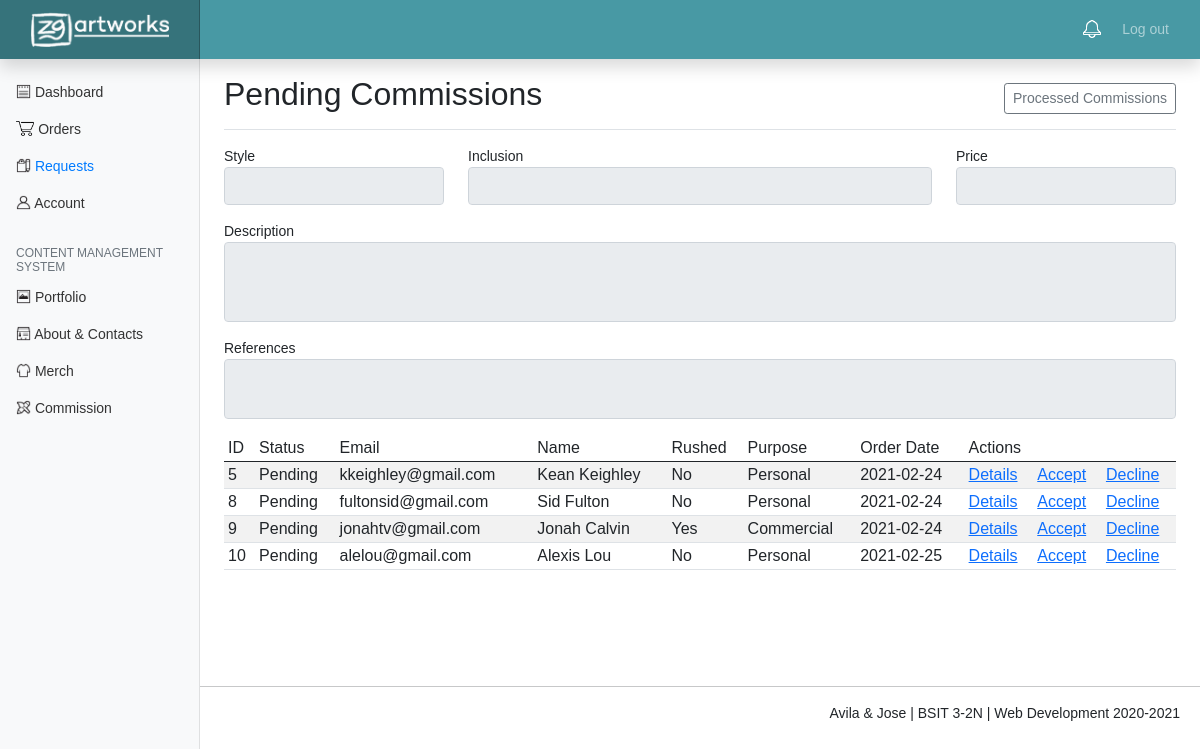
The page /orders_commission.php on the database its author committed.
### tables this page shows
CREATE TABLE `orders_commission` (
  `id` int(11) NOT NULL,
  `email` varchar(100) NOT NULL,
  `name` varchar(100) NOT NULL,
  `commission_id` int(11) NOT NULL,
  `description` text NOT NULL,
  `reference` text NOT NULL,
  `rushed` varchar(3) NOT NULL,
  `purpose` varchar(20) NOT NULL,
  `tos` varchar(3) NOT NULL,
  `order_date` date NOT NULL,
  `status` varchar(100) NOT NULL
);

### orders_commission.php (the view, shortened to what this page needs)
<?php
	include 'includes/db.inc.php';
	$results = mysqli_query($conn, "SELECT * FROM orders_commission WHERE status = 'Pending' ") or die( mysqli_error($conn));
	$style_name = "";
	$description = "";
	$inclusion = "";
	$references = "";
	$price = "";
?>
<html>
  <head>
	<link href="assets/bootstrap.min.css" rel="stylesheet">
    <link href="assets/dashboard.css" rel="stylesheet">
    <link href="assets/alert.css" rel="stylesheet">
  </head>
  <body>
	<?php include 'header.php'?>
	<div class="container-fluid">
	  <div class="row">
	    <nav id="sidebarMenu" class="col-md-3 col-lg-2 d-md-block bg-light sidebar collapse">
	      <div class="position-sticky pt-3">
	        <ul class="nav flex-column">
	          <li class="nav-item" style="margin-top:10px">
	            <a class="nav-link" aria-current="page" href="admin.php">
	              <img src="assets/icons/dashboard.png" height="15px" style="margin-bottom:4px">
	              Dashboard
	            </a>
	          </li>
	          <li class="nav-item">
	            <a class="nav-link" href="orders.php">
	              <img src="assets/icons/orders.png" height="15px" style="margin-bottom:4px">
	              Orders
	            </a>
	          </li>
	          <li class="nav-item">
	            <a class="nav-link active" href="orders_commission.php">
	              <img src="assets/icons/request.png" height="15px" style="margin-bottom:4px">
	              Requests
	            </a>
	          </li>
	          <li class="nav-item">
	            <a class="nav-link" href="account.php">
	              <img src="assets/icons/account.png" height="15px" style="margin-bottom:4px">
	              Account
	            </a>
	          </li>
	        </ul>
	        <h6 class="sidebar-heading d-flex justify-content-between align-items-center px-3 mt-4 mb-1 text-muted">
	          <span>Content Management System</span>
	        </h6>
	        <ul class="nav flex-column mb-2">
	          <li class="nav-item">
	            <a class="nav-link" href="portfolio.php">
	              <img src="assets/icons/portfolio.png" height="15px" style="margin-bottom:4px">
	              Portfolio
	            </a>
	          </li>
	          <li class="nav-item">
	            <a class="nav-link" href="anc.php">
	              <img src="assets/icons/anc.png" height="15px" style="margin-bottom:4px">
	              About & Contacts
	            </a>
	          </li>
	          <li class="nav-item">
	            <a class="nav-link" href="merch.php">
	              <img src="assets/icons/merch.png" height="15px" style="margin-bottom:4px">
	              Merch
	            </a>
	          </li>
	          <li class="nav-item">
	            <a class="nav-link" href="commission.php">
	              <img src="assets/icons/commission.png" height="15px" style="margin-bottom:4px">
	              Commission
	            </a>
	          </li>
	        </ul>
	      </div>
	    </nav>
    <main class="col-md-9 ms-sm-auto col-lg-10 px-md-4">
      <div class="d-flex justify-content-between flex-wrap flex-md-nowrap align-items-center pt-3 pb-2 mb-3 border-bottom">
        <h1 class="h2">Pending Commissions</h1>
        <div class="btn-group mr-2">
            <a href="commission_history.php" class="btn btn-sm btn-outline-secondary">Processed Commissions</a>
          </div>
      </div>
      		<div class="row">
      		<div class="col-md-3 mb-3">
	          <label for="style_name">Style</label>
	          <input type="text" class="form-control" name="style_name" id="style_name" value="<?php echo $style_name; ?>" readonly/>
	        </div>
      		<div class="col-md-6 mb-3">
	          <label for="inclusion">Inclusion</label>
	          <input type="text" class="form-control" name="inclusion" id="inclusion" value="<?php echo $inclusion; ?>" readonly/>
	        </div>
	        <div class="col-md-3 mb-3">
	          <label for="inclusion">Price</label>
	          <input type="text" class="form-control" name="inclusion" id="inclusion" value="<?php echo $price; ?>" readonly/>
	        </div>
	    	</div>
	        <div class="col-md-12 mb-3">
	          <label for="description">Description</label>
	          <textarea class="form-control" name="description" id="description" style="resize:none; height:80px" readonly><?php echo $description; ?></textarea>
	        </div>
	        <div class="col-md-12 mb-3">
	          <label for="references">References</label>
	         <textarea class="form-control" name="references" id="references" style="resize:none; height:60px" readonly><?php echo $references; ?></textarea>
	        </div>
      <div class="table-responsive">
        <table class="table table-striped table-sm">
          <thead>
            <tr>
              <th>ID</th>
              <th>Status</th>
              <th>Email</th>
              <th>Name</th>
              <th>Rushed</th>
              <th>Purpose</th>
              <th>Order Date</th>
              <th colspan="3">Actions</th>
            </tr>
          </thead>
          <tbody>
          	<?php while ($row = mysqli_fetch_array($results)) { ?>
            <tr>
              <td><?php echo $row['id']; ?></td>
              <td><?php echo $row['status']; ?></td>
              <td><?php echo $row['email']; ?></td>
              <td><?php echo $row['name']; ?></td>
              <td><?php echo $row['rushed']; ?></td>
              <td><?php echo $row['purpose']; ?></td>
              <td><?php echo $row['order_date']; ?></td>
              <td><a href="orders_commission.php?details=<?php echo $row['id']; ?>">Details</a></td>
              <td><a onclick="location.href='mailto:<?php echo $row['email']; ?>?subject=Zgartworks Commission Request Confirmation&body=Hi <?php echo $row['name']; ?>! Your Commission Request has been accepted. Reply to this email to further discuss the Commission Details and Rates. Have a good day!';" href="orders_commission.php?accept=<?php echo $row['id']; ?>" target="_self">Accept</a></td>
              <td><a onclick="location.href='mailto:<?php echo $row['email']; ?>?subject=Zgartworks Commission Request Confirmation&body=Hi <?php echo $row['name']; ?>! We regret to inform you that your Commission Request has been declined. This can be due to Commission Details Conflict or Personal Issue. You can reply to this email to further discuss arrangements or if you have any inquiries! Have a good day.';" href="orders_commission.php?decline=<?php echo $row['id']; ?>" target="_self">Decline</a></td>
            </tr>
            <?php } ?>
          </tbody>
        </table>
      </div>
    </main>
  </div>
</div>
<div style="margin-top:100px">
<?php include 'footer.php'?>
</div>
  </body>
</html>

### assets/dashboard.css (style rules this page uses)
body { font-size: .875rem; }
.sidebar { position: fixed; top: 0; bottom: 0; left: 0; z-index: 100; padding: 48px 0 0; box-shadow: inset -1px 0 0 rgba(0, 0, 0, .1); }
.sidebar .nav-link { font-weight: 500; color: #333; }
.sidebar .nav-link.active { color: #007bff; }
.sidebar-heading { font-size: .75rem; text-transform: uppercase; }

### orders_commission.php (style rules this page uses)
th { font-weight: normal; }

### rows shown on the page
orders_commission: id "5", status "Pending", email "kkeighley@gmail.com", name "Kean Keighley", rushed "No", purpose "Personal", order_date "2021-02-24"
orders_commission: id "8", status "Pending", email "fultonsid@gmail.com", name "Sid Fulton", rushed "No", purpose "Personal", order_date "2021-02-24"
orders_commission: id "9", status "Pending", email "jonahtv@gmail.com", name "Jonah Calvin", rushed "Yes", purpose "Commercial", order_date "2021-02-24"
orders_commission: id "10", status "Pending", email "alelou@gmail.com", name "Alexis Lou", rushed "No", purpose "Personal", order_date "2021-02-25"
